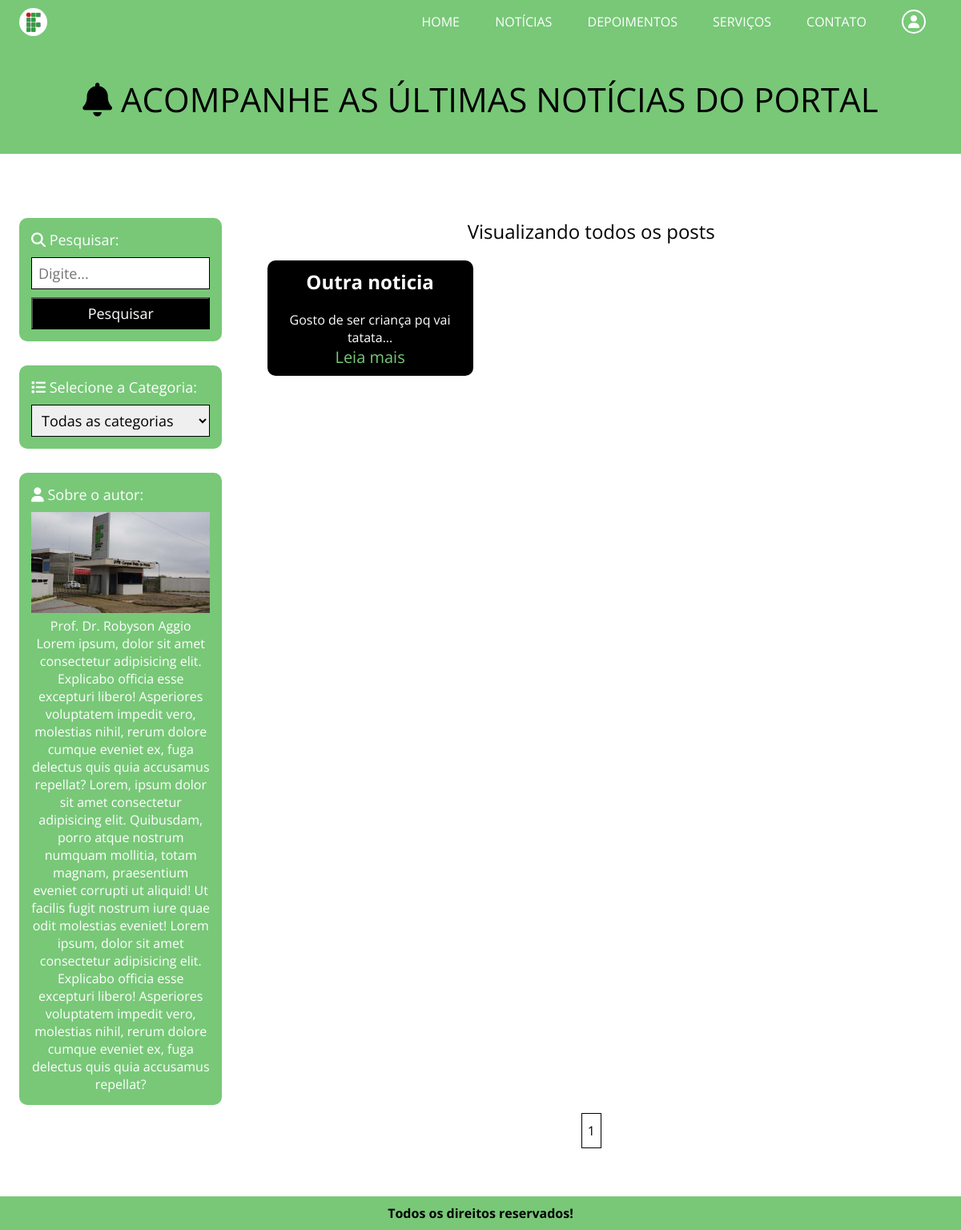
/Projeto01/noticias, run on an earlier commit of the app's database.
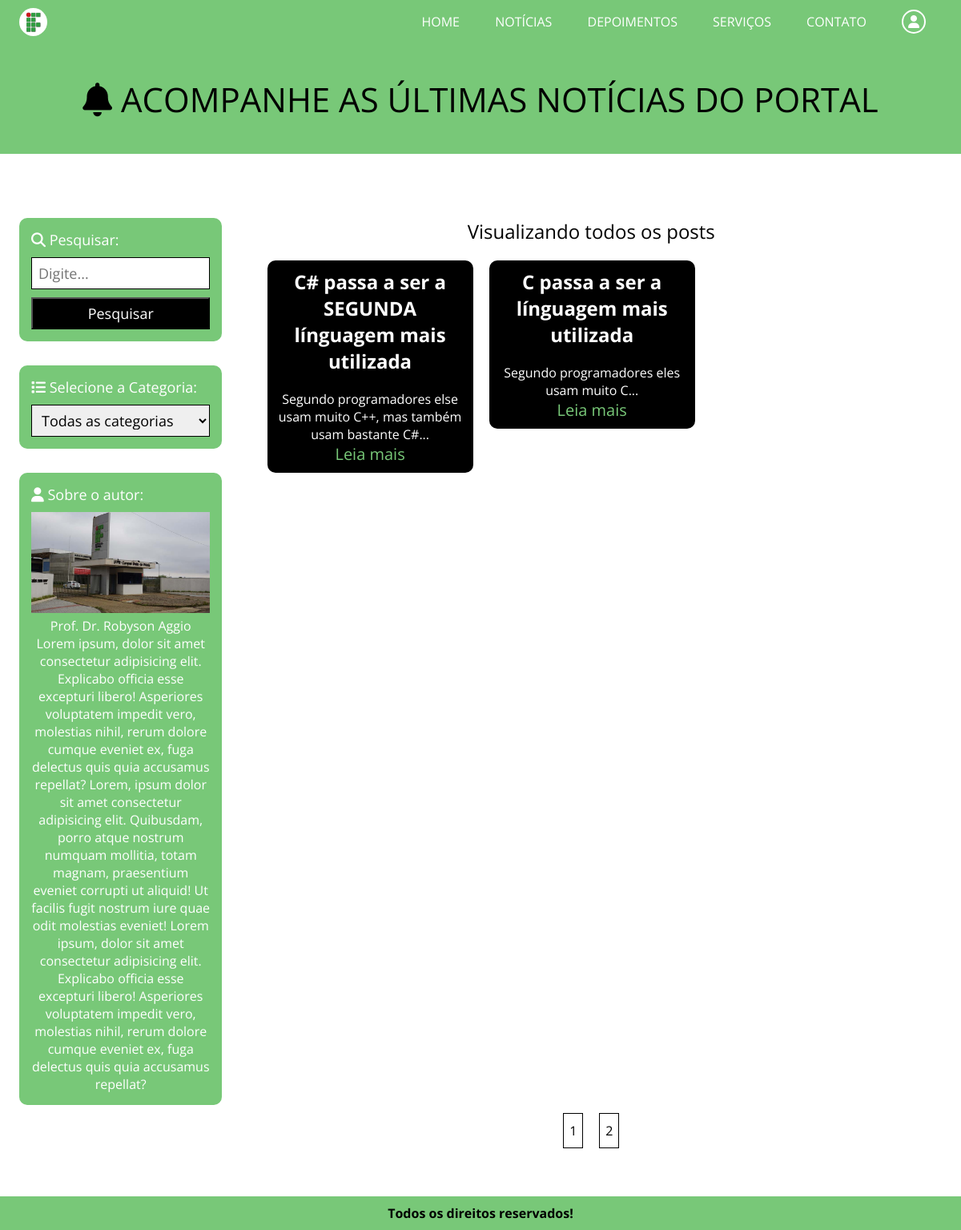
And on a later commit of the database.
### Projeto01/assets/classes/MySql.php (called while the page is built)
<?php
    class MySql {
        private static $pdo;
        public static function conectar() {
            if(self::$pdo == null) {
                try {
                    self::$pdo = new PDO('mysql:host='.HOST.';dbname='.DATABASE, USER, PASSWORD, array(PDO::MYSQL_ATTR_INIT_COMMAND => "SET NAMES utf8"));
                    self::$pdo -> setAttribute(PDO::ATTR_ERRMODE, PDO::ERRMODE_EXCEPTION);
                } catch(\Throwable $th) {
                    echo '<h4>Não foi possível realizar a conexão com o banco de dados</h4>';
                }
            }
            return self::$pdo;
        }
    }
?>

### Projeto01/assets/classes/Util.php (called while the page is built, shortened)
<?php
	class Util {
		public static function getSiteInfo() {
			$tabela = TABELA_CONFIGURACOES;
			$siteInfo = MySql::conectar()->prepare("SELECT * FROM `$tabela`");
			$siteInfo->execute();
			return $siteInfo->fetch();
		}
	}
?>

### Projeto01/pages/noticias.php (the view, shortened to what this page needs)
<?php
$infoSite = Util::getSiteInfo();
$url = explode('/', $_GET['url']);
if(!isset($url[2])) {
?>
<section class="header-noticias">
    <div class="center">
        <h2><i class="fa-solid fa-bell"></i> Acompanhe as últimas notícias do portal</h2>
    </div>
</section>
<section class="container-portal">
    <div class="center">
        <div class="sidebar">
            <div class="box-content-sidebar">
                <h3><i class="fas fa-search"></i> Pesquisar: </h3>
                <form method="post" action="">
                    <input type="text" name="parametro" placeholder="Digite..." requiered>
                    <input type="submit" name="buscar" value="Pesquisar">
                </form>
            </div>
            <div class="box-content-sidebar">
                <h3><i class="fas fa-list"></i> Selecione a Categoria: </h3>
                <form action="">
                    <select name="categoria" id="">
                        <option value="" selected="">Todas as categorias</option>
                    </select>
                </form>
            </div>
            <div class="box-content-sidebar">
                <h3><i class="fas fa-user"></i> Sobre o autor: </h3>
                <div class="text-center">
                    <div>
                        <img src="<?php echo INCLUDE_PATH;?>assets/img/local-trabalho.png">
                    </div>
                    <?php echo $infoSite['nome_autor']?> <br>
                    <?php echo $infoSite['descricao']?>
                </div>
            </div>
        </div>
        <div class="conteudo-portal">
            <div class="header-conteudo-portal">
                <?php
                if(!isset($_POST['parametro'])) {
                    if(@$categoria['nome'] == '') {
                        echo '<h2>Visualizando todos os posts</h2>';
                    }else {
                        echo '<h2>Visualizando posts em <span>'.$categoria['nome'].'</span></h2>';
                    }
                }
                $tabela = TABELA_NOTICIAS;
                $query = "SELECT * FROM `$tabela`";
                $porPagina = 2;
                if(!isset($_POST['parametro'])) {
                    if(isset($_GET['pagina'])) {
                        $pagina = (int) $_GET['pagina'];
                        $queryPagina = ($pagina - 1)*$porPagina;
                        $query.=" ORDER BY order_id DESC LIMIT $queryPagina, $porPagina";
                    }else {
                        $pagina = 1;
                        $query.=" ORDER BY order_id DESC LIMIT 0, $porPagina";
                    }
                }
                $noticias = MySql::conectar()->prepare($query);
                $noticias->execute();
                $noticias = $noticias->fetchAll();
                ?>
            </div>
            <?php foreach($noticias as $key => $value) {
                $tabela = TABELA_CATEGORIAS;
                $sql = MySql::conectar()->prepare("SELECT `slug` FROM `$tabela` WHERE id = ?");
                $sql->execute(array($value['categoria_id']));
                $categoriaNome = $sql->fetch()['slug'];
            ?>
                <div class="box-single-conteudo">
                    <h2><?php echo $value['titulo']?></h2>
                    <p><?php echo substr(strip_tags($value['conteudo']),0,400).'...'?></p>
                    <a href="<?php echo INCLUDE_PATH;?>noticias/<?php echo $categoriaNome?>/<?php echo $value['slug']?>">Leia mais</a>
                </div>
            <?php }?>
            <?php
                $tabela = TABELA_NOTICIAS;
                $query = "SELECT * FROM `$tabela`";
                $totalPaginas = MySql::conectar()->prepare($query);
                $totalPaginas->execute();
                $totalPaginas = ceil($totalPaginas->rowCount() / $porPagina);
            ?>
        </div>
        <div class="conteudo-portal">
            <div class="paginator">
                <?php
                if(!isset($_POST['parametro'])) {
                    for($i = 1; $i <= $totalPaginas; $i++) {
                        @$categoriaStr = ($categoria['nome'] != '') ? '/' . $categoria['slug'] : '';
                        if(@$pagina == $i) {
                            echo '<a class="page-selected" href="'.INCLUDE_PATH.'noticias'.$categoriaStr.'?pagina='.$i.'">'.$i.'</a>';
                        }else {
                            echo '<a href="'.INCLUDE_PATH.'noticias'.$categoriaStr.'?pagina='.$i.'">'.$i.'</a>';
                        }
                    }
                }
                ?>
            </div>
        </div>
    </div>
</section>
<?php
}else {
    include('noticias-single.php');
}
?>

### Projeto01/index.php (shortened to what this page needs)
<!DOCTYPE html>
<html lang="en, pt-br">
<head>
	<link rel="stylesheet" href="https://cdnjs.cloudflare.com/ajax/libs/font-awesome/6.6.0/css/all.min.css"
 />
	<link rel="stylesheet" href="<?php echo INCLUDE_PATH;?>assets/css/style.css">
</head>
<body>
	<?php
		$url = isset($_GET['url']) ? $_GET['url'] : 'home';
	?>
	<header>
		<div class="center">
			<div class="logo left">
				<a href="<?php echo INCLUDE_PATH;?>"><img class="header-icon" src="<?php echo INCLUDE_PATH;?>ifpr-logo.png" alt="LOGOMARCA"></a>
			</div>
			<nav class="desktop right">
				<ul>
					<li><a href="<?php echo INCLUDE_PATH;?>">Home</a></li>
					<li><a href="<?php echo INCLUDE_PATH;?>noticias">Notícias</a></li>
					<li><a href="<?php echo INCLUDE_PATH;?>depoimentos">Depoimentos</a></li>
					<li><a href="<?php echo INCLUDE_PATH;?>servicos">Serviços</a></li>
					<li><a href="<?php echo INCLUDE_PATH;?>contato">Contato</a></li>
					<li><a href="<?php echo INCLUDE_PATH;?>painel"><i class="fa-solid fa-user"></i></a></li>
				</ul>
			</nav>
		</div>
	</header>
	<?php
		if(file_exists('pages/'.$url.'.php')) {
			include('pages/'.$url.'.php');
		}
	?>
	<footer <?php if(isset($is404) && $is404) echo 'class="fixed-bottom"'?>>
		<div class="center">
			<p>Todos os direitos reservados!</p>
		</div>
	</footer>
</body>
</html>

### Projeto01/assets/css/style.css (style rules this page uses)
* { margin: 0; padding: 0; box-sizing: border-box; font-family: "Open Sans", sans-serif; }
html, body { overflow-x: hidden; height: 100%; }
.text-center { text-align: center; margin-top: 10px; }
.center { max-width: 1280px; padding: 0 2%; margin: 0 auto; }
img { width: 100%; }
.left { float: left; }
.right { float: right; }
header { background-color: rgb(120, 200, 120); padding: 10px 0; }
header .logo { width: 35px; height: 35px; }
nav.desktop { margin-top: 0.5%; }
nav.desktop ul { list-style-type: none; }
nav.desktop li { text-transform: uppercase; display: inline-block; padding: 0 20px; }
nav.desktop a { color: white; text-decoration: none; }
nav.desktop li:last-child a { padding: 2px; border: 2px solid white; border-radius: 20px; }
nav.desktop i { margin: 0 4px; }
.header-icon { background-color: white; border-radius: 20px; padding: 2px; }
footer { background-color: rgb(120, 200, 120); padding: 10px; text-align: center; color: black; font-weight: bold; }
.header-noticias { width: 100%; padding: 40px 0; background-color: rgb(120, 200, 120); }
.header-noticias h2:nth-of-type(1) { font-size: 42px; }
.header-noticias h2 { text-align: center; text-transform: uppercase; font-weight: normal; border-radius: 10px; }
section.container-portal { padding: 50px 0; }
.sidebar { float: left; width: 22%; }
.box-content-sidebar { width: 100%; background-color: rgb(120, 200, 120); padding: 15px; color: white; margin-top: 30px; border-radius: 10px; }
.box-content-sidebar h3 { font-size: 18px; font-weight: normal; }
.box-content-sidebar input[type="text"], .box-content-sidebar select { width: 100%; height: 40px; border: 1px solid black; font-size: 18px; padding-left: 8px; margin-top: 10px; }
.box-content-sidebar input[type="submit"] { width: 100%; height: 40px; color: white; background: black; font-size: 18px; margin-top: 10px; cursor: pointer; }
.conteudo-portal { float: right; width: 76%; padding: 0 2%; text-align: center; }
.header-conteudo-portal { padding: 10px; margin-top: 20px; }
.header-conteudo-portal h2 { font: 22px; font-weight: normal; }
.box-single-conteudo { float: left; width: 31%; background-color: black; margin: 10px; padding: 10px; text-align: center; color: white; border-radius: 10px; }
.box-single-conteudo h2 { padding-bottom: 20px; }
.box-single-conteudo a { color: rgb(120, 200, 120); text-decoration: none; font-size: 20px; margin-top: 10px; }
.paginator { text-align: center; }
.paginator a { display: inline-block; padding: 10px 2px; margin: 10px; background-color: white; color: black; border: 1px solid black; width: 25px; text-decoration: none; }

What changed in the data, as far as the page shows it:
no longer on this page (row unchanged): tb_admin.noticias: titulo "Outra noticia", conteudo "Gosto de ser criança pq vai tatata"
added tb_admin.noticias: titulo "C# passa a ser a SEGUNDA línguagem mais utilizada", conteudo "Segundo programadores else usam muito C++, mas também usam bastante C#"
added tb_admin.noticias: titulo "C passa a ser a línguagem mais utilizada", conteudo "Segundo programadores eles usam muito C"
Also different on the page:
new list line: "2"
